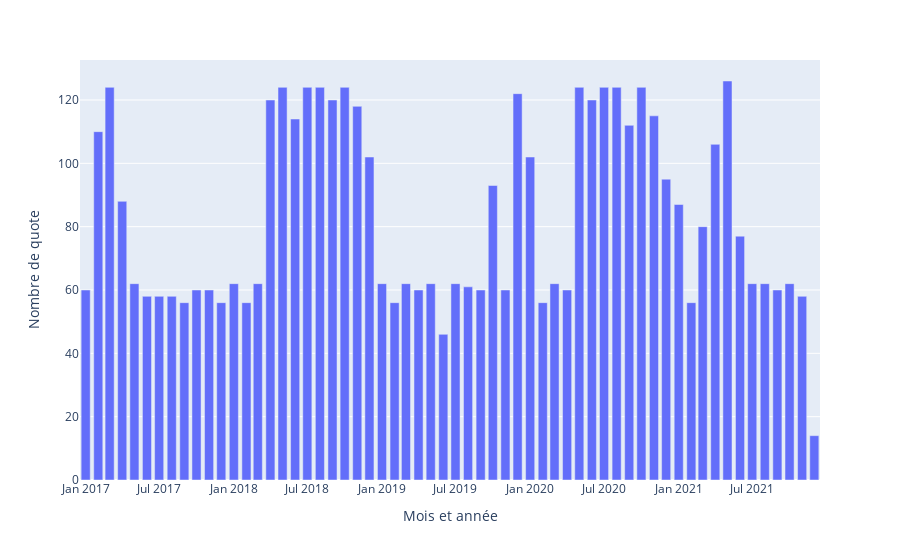

Source (notebook cell):
### Markdown cell above
## Affichage du nombre de quote par mois depuis 2017 à 2021

### Code cell
df_month_quotes_count = df_quotes_2017_2021.groupby(["year", "month"]).count()["quote"].reset_index()
df_month_quotes_count["month_year"] = df_month_quotes_count.apply(lambda x: datetime(x.year, x.month, 1), axis=1)
df_month_quotes_count.sort_values("month_year")

px.bar(
    df_month_quotes_count,
    x="month_year",
    y="quote",
    labels={
        "quote": "Nombre de quote",
        "month_year": "Mois et année"
    }
)

### Figure 1 — Plotly figure (JSON) as saved in the notebook; plotly's stock layout.template omitted (floating-point values rounded to 4 significant figures)
{"data": [{"alignmentgroup": "True", "hovertemplate": "Mois et année=%{x}<br>Nombre de quote=%{y}<extra></extra>", "legendgroup": "", "marker": {"color": "#636efa", "pattern": {"shape": ""}}, "name": "", "offsetgroup": "", "orientation": "v", "showlegend": false, "textposition": "auto", "type": "bar", "x": ["2017-01-01T00:00:00", "2017-02-01T00:00:00", "2017-03-01T00:00:00", "2017-04-01T00:00:00", "2017-05-01T00:00:00", "2017-06-01T00:00:00", "2017-07-01T00:00:00", "2017-08-01T00:00:00", "2017-09-01T00:00:00", "2017-10-01T00:00:00", "2017-11-01T00:00:00", "2017-12-01T00:00:00", "2018-01-01T00:00:00", "2018-02-01T00:00:00", "2018-03-01T00:00:00", "2018-04-01T00:00:00", "2018-05-01T00:00:00", "2018-06-01T00:00:00", "2018-07-01T00:00:00", "2018-08-01T00:00:00", "2018-09-01T00:00:00", "2018-10-01T00:00:00", "2018-11-01T00:00:00", "2018-12-01T00:00:00", "2019-01-01T00:00:00", "2019-02-01T00:00:00", "2019-03-01T00:00:00", "2019-04-01T00:00:00", "2019-05-01T00:00:00", "2019-06-01T00:00:00", "2019-07-01T00:00:00", "2019-08-01T00:00:00", "2019-09-01T00:00:00", "2019-10-01T00:00:00", "2019-11-01T00:00:00", "2019-12-01T00:00:00", "2020-01-01T00:00:00", "2020-02-01T00:00:00", "2020-03-01T00:00:00", "2020-04-01T00:00:00", "2020-05-01T00:00:00", "2020-06-01T00:00:00", "2020-07-01T00:00:00", "2020-08-01T00:00:00", "2020-09-01T00:00:00", "2020-10-01T00:00:00", "2020-11-01T00:00:00", "2020-12-01T00:00:00", "2021-01-01T00:00:00", "2021-02-01T00:00:00", "2021-03-01T00:00:00", "2021-04-01T00:00:00", "2021-05-01T00:00:00", "2021-06-01T00:00:00", "2021-07-01T00:00:00", "2021-08-01T00:00:00", "2021-09-01T00:00:00", "2021-10-01T00:00:00", "2021-11-01T00:00:00", "2021-12-01T00:00:00"], "xaxis": "x", "y": [60, 110, 124, 88, 62, 58, 58, 58, 56, 60, 60, 56, 62, 56, 62, 120, 124, 114, 124, 124, 120, 124, 118, 102, 62, 56, 62, 60, 62, 46, 62, 61, 60, 93, 60, 122, 102, 56, 62, 60, 124, 120, 124, 124, 112, 124, 115, 95, 87, 56, 80, 106, 126, 77, 62, 62, 60, 62, 58, 14], "yaxis": "y"}], "layout": {"barmode": "relative", "legend": {"tracegroupgap": 0}, "margin": {"t": 60}, "xaxis": {"anchor": "y", "domain": [0, 1], "title": {"text": "Mois et année"}}, "yaxis": {"anchor": "x", "domain": [0, 1], "title": {"text": "Nombre de quote"}}}}
